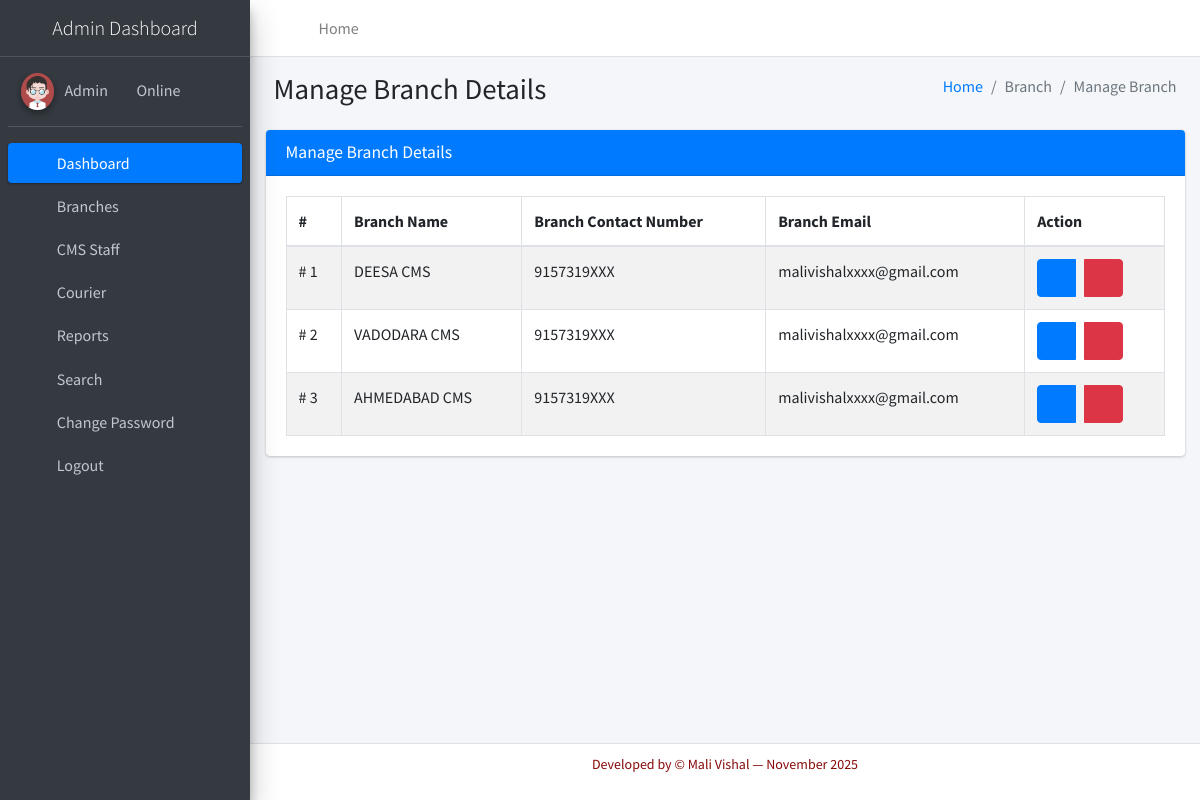
/manageBranch (signed in), run on the app's committed database.
### courier/models.py (models this page shows, shortened)
class Branch(models.Model):
    BranchName = models.CharField(max_length=250, null=True)
    BranchContactnumber = models.CharField(max_length=12, null=True)
    BranchEmail = models.CharField(max_length=50, null=True)
    BranchAddress = models.CharField(max_length=200, null=True)
    BranchCity = models.CharField(max_length=150, null=True)
    BranchState = models.CharField(max_length=150, null=True)
    BranchPincode = models.CharField(max_length=6, null=True)
    BranchCountry = models.CharField(max_length=200, null=True)

### courier/views.py (the view)
# urls.py: path('manageBranch', manageBranch, name='manageBranch'),
def manageBranch(request):
    if not request.user.is_authenticated:
        return redirect('admin_login')
    branch = Branch.objects.all()
    return render(request, 'admin/manageBranch.html', locals())

### courier/templates/admin/manageBranch.html
{% extends 'adminNavbar.html' %}
{% block main %}
{% load static %}
<section class="content">
    <div class="content-header">
        <div class="container-fluid">
            <div class="row mb-2">
                <div class="col-sm-6">
                    <h1 class="m-0">Manage Branch Details</h1>
                </div>
                <div class="col-sm-6">
                    <ol class="breadcrumb float-sm-right">
                        <li class="breadcrumb-item"><a href="{% url 'dashboard' %}">Home</a></li>
                        <li class="breadcrumb-item active">Branch</li>
                        <li class="breadcrumb-item active">Manage Branch</li>
                    </ol>
                </div>
            </div>
        </div>
    </div>
    <div class="container-fluid">
        <div class="row">
            <div class="col-md-12">
                <div class="card card-primary">
                    <div class="card-header">
                        <h3 class="card-title">Manage Branch Details</h3>
                    </div>
                    <div class="card-body">
						<table id="example1" class="table table-bordered table-striped">
							<thead>
								<tr>
									<th>#</th>
									<th>Branch Name</th>
                                    <th>Branch Contact Number</th>
                                    <th>Branch Email</th>
									<th>Action</th>
								</tr>
							</thead>
							<tbody>
                                {% for i in branch %}
								<tr>
									<td># {{forloop.counter}}</td>
									<td>{{i.BranchName}}</td>
                                    <td>{{i.BranchContactnumber}}</td>
                                    <td>{{i.BranchEmail}}</td>
									<td>
										<div class="btn-group">
											<a class="btn btn-primary"
												href="{% url 'editBranch' i.id %}"><i
												class="fa fa-edit"></i></a> &nbsp;&nbsp;&nbsp; <a class="btn btn-danger"
												onclick="return confirm('Are you sure to Delete ?')"
												href="{% url 'deleteBranch' i.id %}"><i
												class="fa fa-trash-alt"></i></a>
										</div>
									</td>
								</tr>
								{% endfor %}
							</tbody>
						</table>
					</div>
                </div>
            </div>
        </div>
    </div>
</section>
{% endblock %}

### data on the page
Branch: BranchName "DEESA CMS", BranchContactnumber "9157319XXX", BranchEmail "malivishalxxxx@gmail.com"
Branch: BranchName "VADODARA CMS", BranchContactnumber "9157319XXX", BranchEmail "malivishalxxxx@gmail.com"
Branch: BranchName "AHMEDABAD CMS", BranchContactnumber "9157319XXX", BranchEmail "malivishalxxxx@gmail.com"
